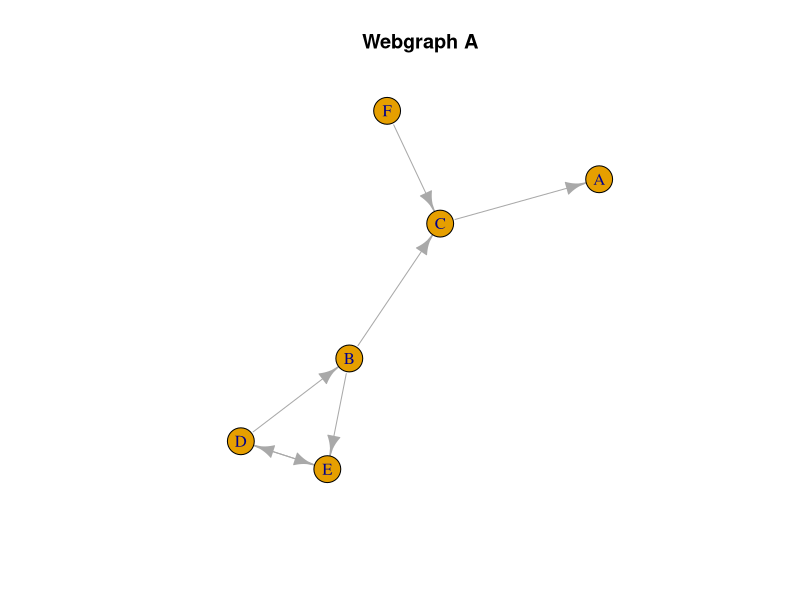
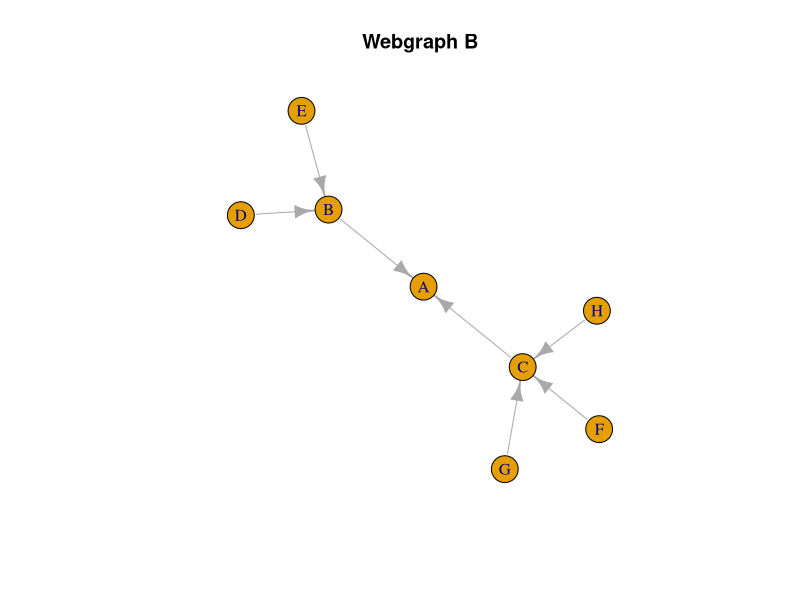

R code for these plots, in order:
###############################
### Homework 4 - Question 3 ###
######### Abbas Rizvi #########
###############################
rm(list=ls())
library(igraph)
## Consider the following webgraphs.

##### PART A #####
## Compute the PageRank vector of Webgraph A for damping constants p = 0.05, 0.25, 0.50, 0.75, and 0.95.
## How sensitive is the PageRank vector, and overall ranking of importance, to the damping constant.
## Does the relative ranking of importance according to PageRank support your intuition?

# Construct an Igraph
nodesA <- data.frame(names=c("A","B","C","D","E","F"))
relationsA <- data.frame(
  from = c("E", "D", "F", "D", "B", "B", "C"),
  to   = c("D", "E", "C", "B", "E", "C", "A")
)
gA <- graph.data.frame(relationsA, directed = TRUE, vertices = nodesA)
dev.off()
plot(gA, main="Webgraph A")

rho <- c(0.05,0.25,0.50,0.75,0.95) # a typical damping factor is 0.15
pgA <- list()
for(i in 1:length(rho)){
  name <- paste('p=',rho[i],sep='')
  pgA[[name]] <- page.rank(gA, damping=rho[i])$vector
}

pgA.table <- do.call(rbind, pgA)


##### PART B #####
## Compute the PageRank vector of Webgraph B for damping constant p = 0.15
## Intepret your results in terms of the relationship between number of incoming links that each node has.
## Does the relative ranking of importance according to PageRank support your intuition?
nodesB <- data.frame(names=c("A","B","C","D","E","F","G","H"))
relationsB <- data.frame(
  from = c("B","C","D","E","F","G","H"),
  to = c("A","A","B","B","C","C","C")
)
gb <- graph.data.frame(relationsB, directed = TRUE, vertices = nodesB)
dev.off()
plot(gb, main="Webgraph B")

pgr <- page.rank(gb, damping=0.15) 
sum(pgr$vector) #sums to 1
sort(pgr$vector, decreasing=TRUE)
pgr

#adj <- as(gb, "matrix")
#id <- matrix(0, nrow=8,ncol=8)
#diag(id) <- 1
#B = matrix(1,nrow=8,ncol=8)
#M = (1-0.15)*adj+0.15*B
